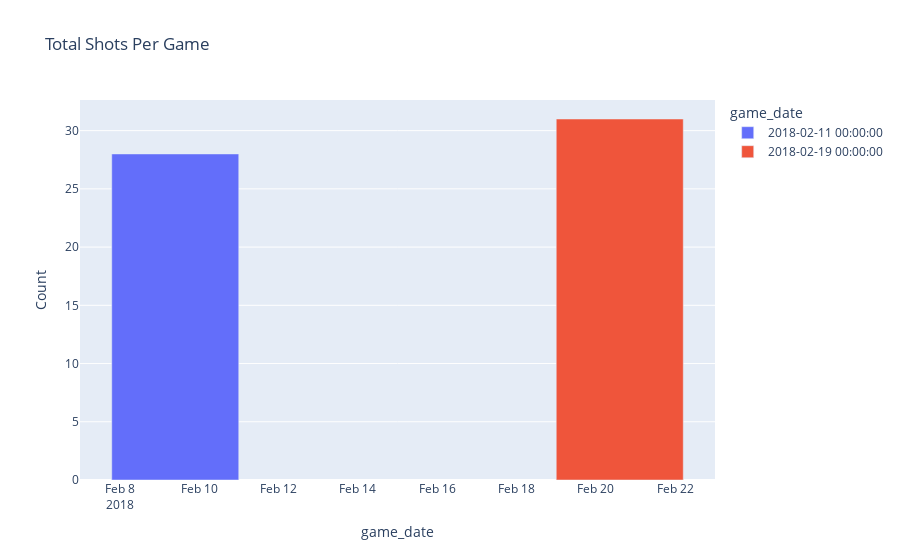

Write notebook code for a chart like this one.
### Code cell
import plotly.tools as tls
import plotly.express as px
from plotly.io import to_html

#team_shots_df["Period"] = team_shots_df["Period"].astype("category")
fig = px.bar(team_shots_counts, x="game_date", y="Count", color="game_date", barmode="group", title="Total Shots Per Game")

chart_html = to_html(fig, include_plotlyjs="cdn", full_html=False)

fig

### Figure 1 — Plotly figure (JSON) as saved in the notebook; plotly's stock layout.template omitted (floating-point values rounded to 4 significant figures)
{"data": [{"alignmentgroup": "True", "hovertemplate": "game_date=%{x}<br>Count=%{y}<extra></extra>", "legendgroup": "2018-02-11 00:00:00", "marker": {"color": "#636efa", "pattern": {"shape": ""}}, "name": "2018-02-11 00:00:00", "offsetgroup": "2018-02-11 00:00:00", "orientation": "v", "showlegend": true, "textposition": "auto", "type": "bar", "x": ["2018-02-11T00:00:00.000000000"], "xaxis": "x", "y": [28], "yaxis": "y"}, {"alignmentgroup": "True", "hovertemplate": "game_date=%{x}<br>Count=%{y}<extra></extra>", "legendgroup": "2018-02-19 00:00:00", "marker": {"color": "#EF553B", "pattern": {"shape": ""}}, "name": "2018-02-19 00:00:00", "offsetgroup": "2018-02-19 00:00:00", "orientation": "v", "showlegend": true, "textposition": "auto", "type": "bar", "x": ["2018-02-19T00:00:00.000000000"], "xaxis": "x", "y": [31], "yaxis": "y"}], "layout": {"barmode": "group", "legend": {"title": {"text": "game_date"}, "tracegroupgap": 0}, "title": {"text": "Total Shots Per Game"}, "xaxis": {"anchor": "y", "categoryarray": ["2018-02-11T00:00:00", "2018-02-19T00:00:00"], "categoryorder": "array", "domain": [0, 1], "title": {"text": "game_date"}}, "yaxis": {"anchor": "x", "domain": [0, 1], "title": {"text": "Count"}}}}
